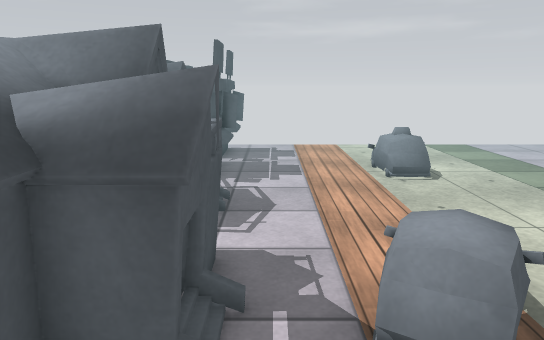
view 1 (above)

19 first-person views from a walk through a scene from a Unity 3-D project. The camera is 1.3 m above the floor, tilts 12° down and sees 70° across. The floor is counted in squares, 0.5 m on a side. Each view is taken from the middle of a square. On the plan, view 1 faces up. The plan holds only what a view shows up to about 20 squares ahead; the rest is blank. The place goes on beyond the plan. The player character is not drawn. Some surface patterns are stand-ins.

view 2
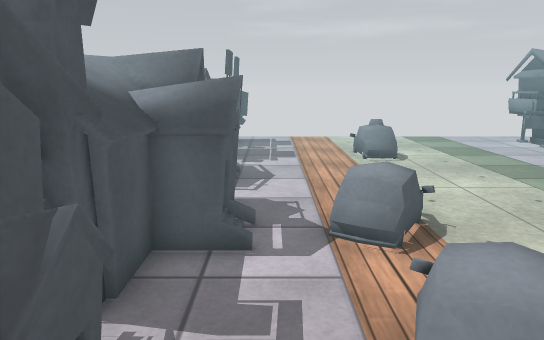

view 3
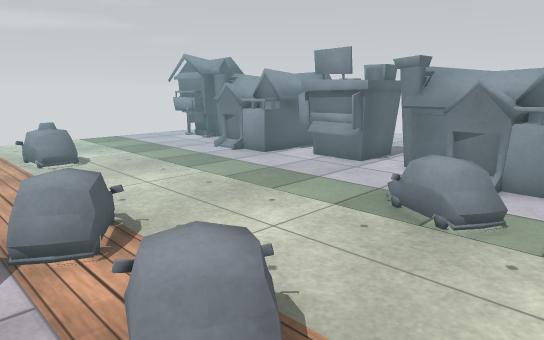

view 4
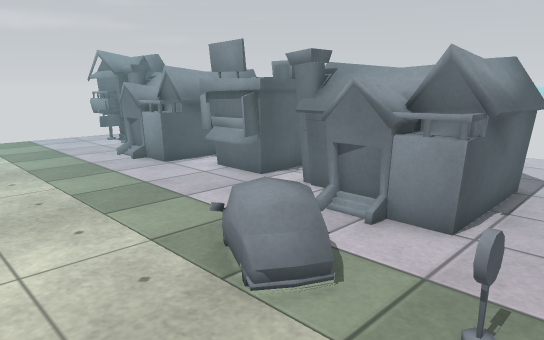

view 5
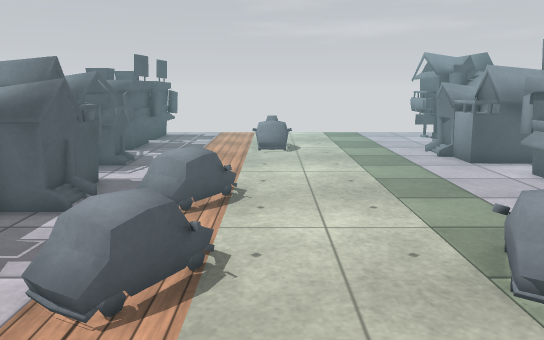

view 6
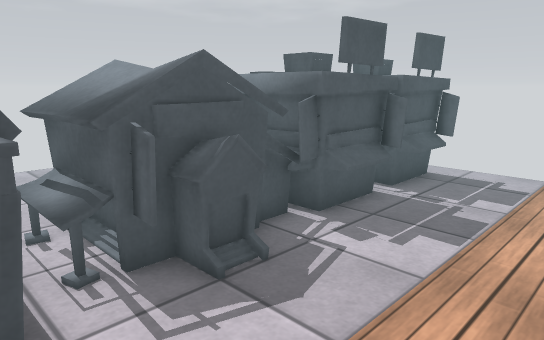

view 7
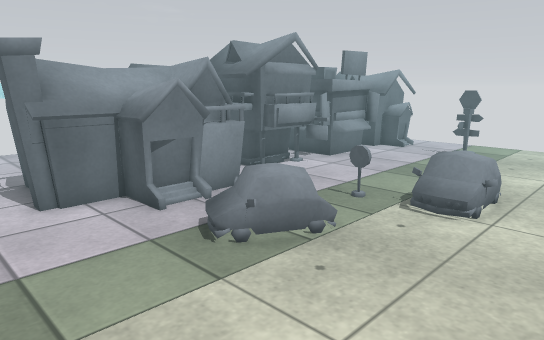

view 8
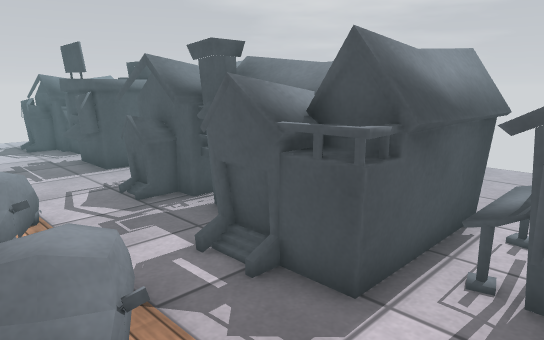

view 9
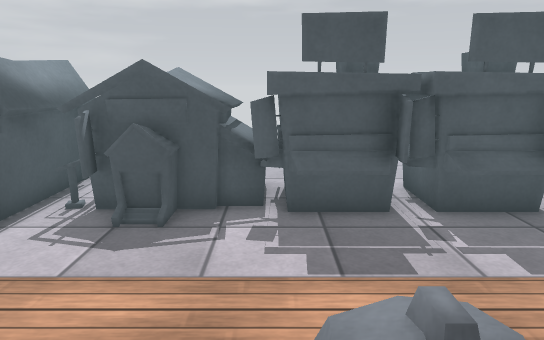

view 10
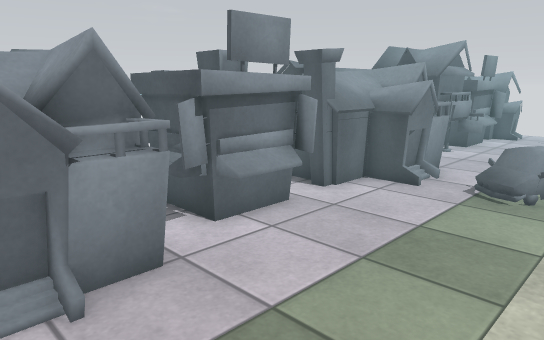

view 11
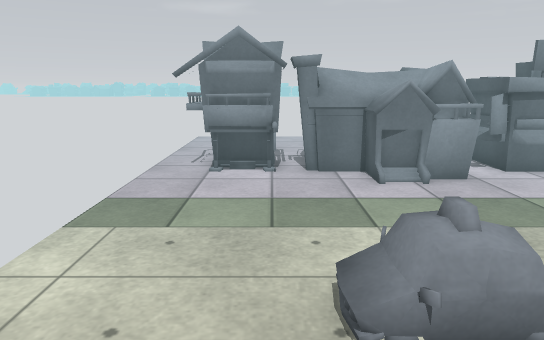

view 12
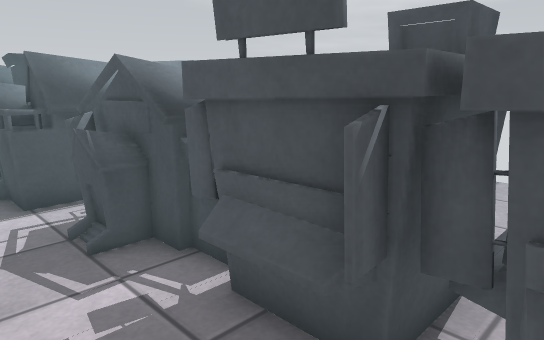

view 13
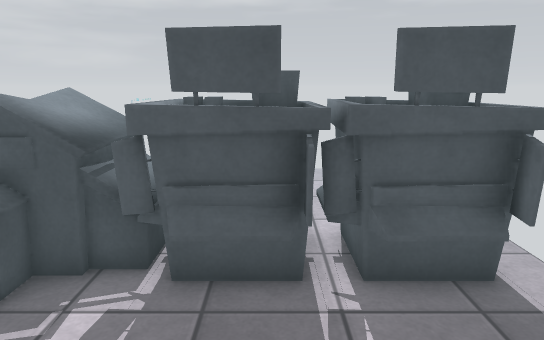

view 14
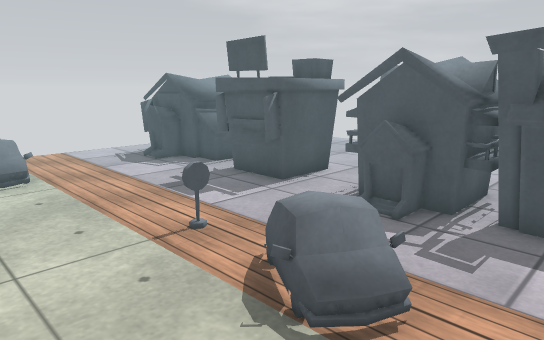

view 15
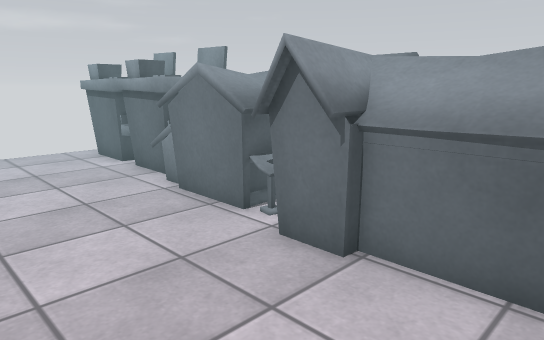

view 16
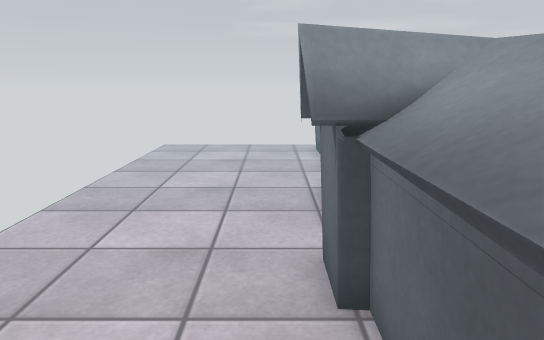

view 17
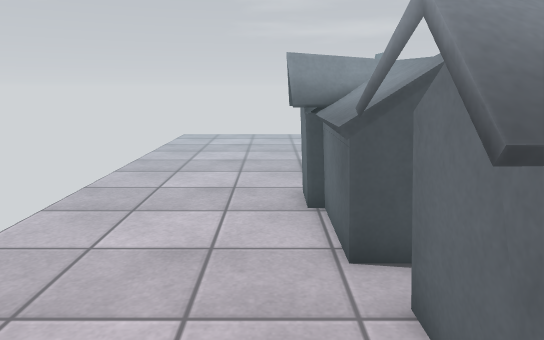

view 18
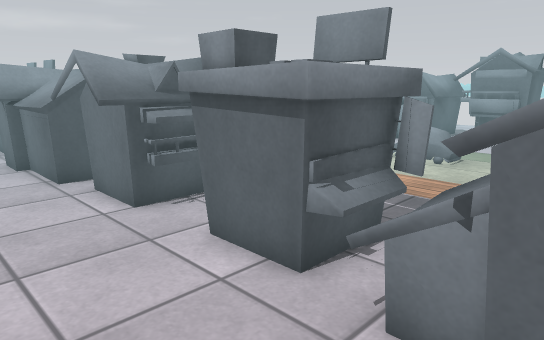

view 19
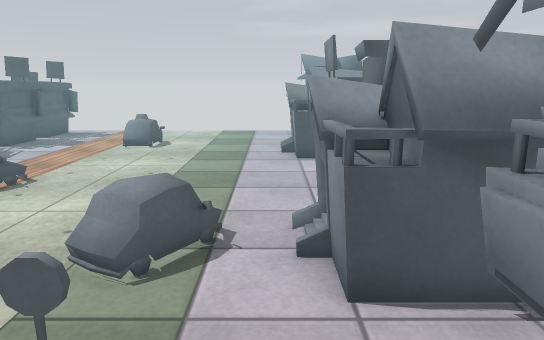

### Floor plan
Key: @ floor where view 1 was taken; # wall or solid block; . main floor; : floor 0.25 m higher than the main floor; + floor 0.5 m higher than the main floor; / step, stairs or slope; = window, fence, low wall or low ledge; ^ raised ledge; O other object.
Columns run from 10 left of view 1 to 14 right of it. Each row starts with its distance up from view 1.
 17 ......^^^=............#
 16 ......^^^............###
 15 ......^ ^=...........###
 14 ......^^^#...........###^
 13 ......^^^...../.......^^^
 12 ......^ ^....=/=......^^
 11 ......^^^...../......^^^
 10 .....^^^^............^^^
  9 .....^^^^=...........####
  8 .....^^^^=...........####
  7 .....^^^^............ ^^=
  6 ....######............^ ^
  5 ....######..=.........^^^
  4 .....=^^^^.=^=........^^^
  3 .....^^^^^..O.........^^^
  2 .....^^^^.............^^
  1 .....^^^^...=.....=..^^^
  0  ....^^^^=@=^=...=^=.^^^
 -1    ..##^#^..O.....O..####
 -2    ..^^#^............###
 -3    ...==....=.../.=...#
 -4    ...^^^......=+=...###
 -5    ...^^^.......:....###
 -6    ...^ ^............=##=
 -7     ..^^^........ ... ^^^
 -8      .^^^........  ...^
 -9      ^^^^...../..  ...^^^
-10   .  ^^^^=...=/ .. ...^
-11       ^^^=....  ..#..#^^^
-12         ^.....  .....^#^
-13         .....   ......^

Where each view was taken, in squares from view 1:
view 1: 0 up, 0 right, facing up
view 2: 3 down, 0 right, facing up
view 3: 3 down, 0 right, facing up-right
view 4: 4 down, 4 right, facing up-right
view 5: 5 down, 4 right, facing up
view 6: 5 up, 3 right, facing up-left
view 7: 5 up, 3 right, facing down-right
view 8: 8 up, 3 right, facing down-left
view 9: 11 up, 6 right, facing left
view 10: 11 up, 6 right, facing down-right
view 11: 14 up, 0 right, facing right
view 12: 15 up, 1 right, facing down-left
view 13: 13 up, 4 right, facing left
view 14: 3 up, 6 right, facing down-left
view 15: 1 up, 10 left, facing up-right
view 16: 0 up, 6 left, facing up
view 17: 4 down, 6 left, facing up
view 18: 10 down, 8 left, facing up-right
view 19: 6 down, 10 right, facing up
